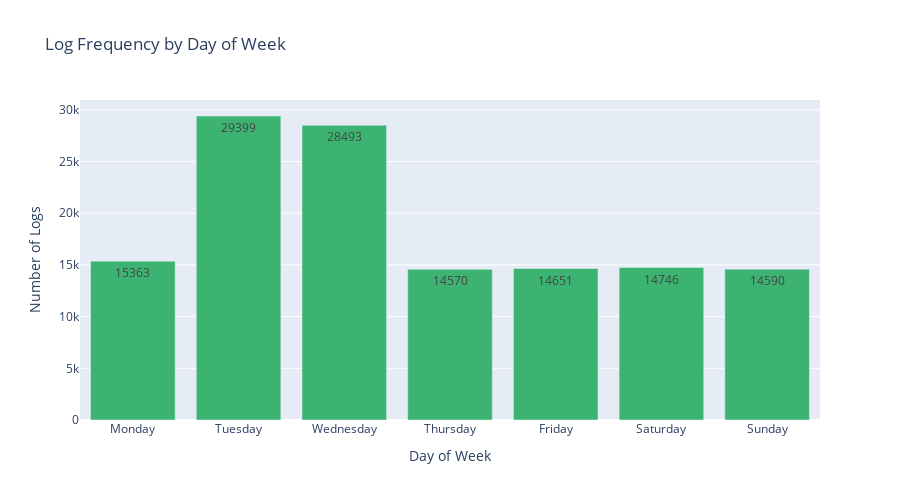

Notebook code cell kept with this figure:
### Markdown cell above
### Daily Pattern

### Code cell
# Logs per day of week.
day_order = ['Monday', 'Tuesday', 'Wednesday', 'Thursday', 'Friday', 'Saturday', 'Sunday']
daily = df.groupby('day_of_week').size().reindex(day_order)

fig = go.Figure()
fig.add_trace(
    go.Bar(
        x=daily.index,
        y=daily.values,
        marker_color='mediumseagreen',
        text=daily.values,
        textposition='auto'
    )
)

fig.update_layout(
    title='Log Frequency by Day of Week',
    xaxis_title='Day of Week',
    yaxis_title='Number of Logs',
    height=500
)
fig.show()

### Figure 1 — Plotly figure (JSON) as saved in the notebook; plotly's stock layout.template omitted (floating-point values rounded to 4 significant figures)
{"data": [{"marker": {"color": "mediumseagreen"}, "text": [15360.0, 29400.0, 28490.0, 14570.0, 14650.0, 14750.0, 14590.0], "textposition": "auto", "type": "bar", "x": ["Monday", "Tuesday", "Wednesday", "Thursday", "Friday", "Saturday", "Sunday"], "y": [15363, 29399, 28493, 14570, 14651, 14746, 14590]}], "layout": {"height": 500, "title": {"text": "Log Frequency by Day of Week"}, "xaxis": {"title": {"text": "Day of Week"}}, "yaxis": {"title": {"text": "Number of Logs"}}}}
